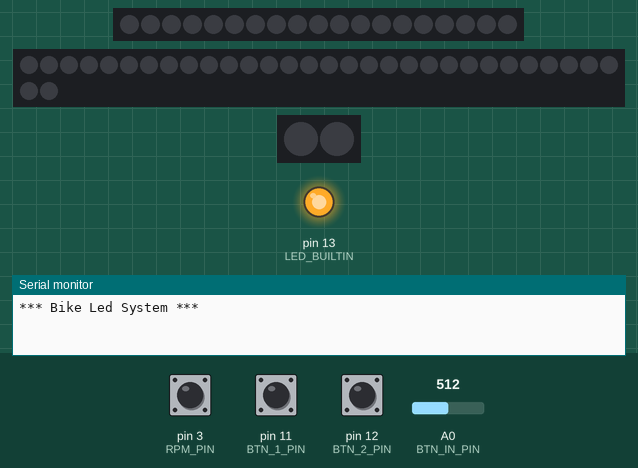
The program below on a simulated Arduino Nano, built with avr-gcc and run on an emulated ATmega328P. On the bench: 19 RGB LEDs in strip order, left to right, 32 RGB LEDs in strip order, left to right, continuing on the next row, 2 RGB LEDs in strip order, left to right, output pins drawn as LEDs (lit = HIGH), the last lines printed to the serial monitor. The inputs (shaded band) are chosen by the test bench; at power-on: pin 3 (RPM_PIN) HIGH, A0 (BTN_IN_PIN) = 512, pin 11 (BTN_1_PIN) HIGH, pin 12 (BTN_2_PIN) HIGH. The strip is taken to match the declared colour order.

Above: at 1.2 s.
1.3 s: pin 3 (RPM_PIN) pulled LOW for 0.15 s
At 1.9 s:
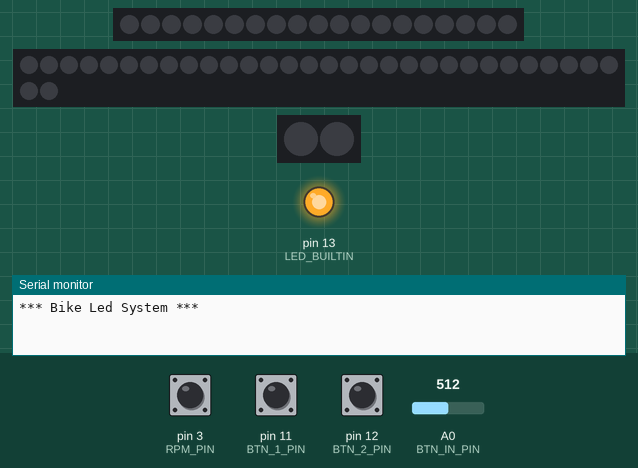
2.9 s: pin 3 (RPM_PIN) pulled LOW for 3.2 s
At 3.8 s:
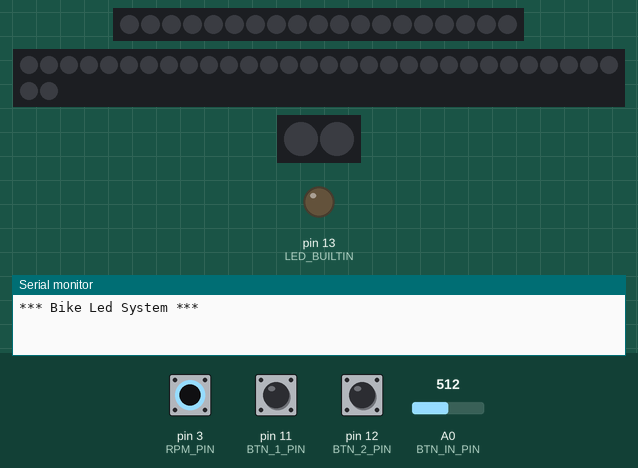
7.6 s: A0 (BTN_IN_PIN) set to 716
9.1 s: pin 11 (BTN_1_PIN) pulled LOW for 0.15 s
At 9.7 s:
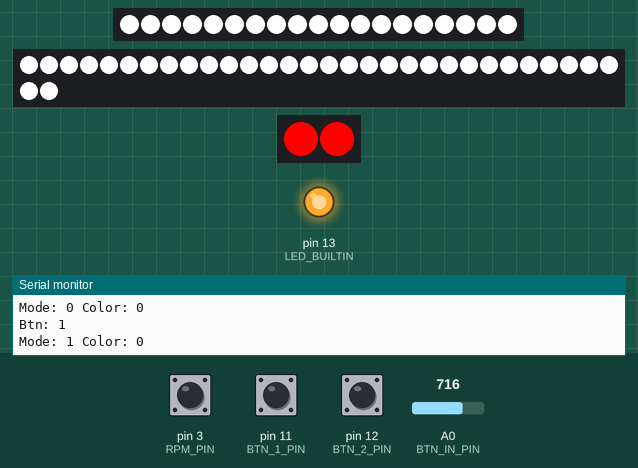
10.7 s: pin 12 (BTN_2_PIN) pulled LOW for 0.15 s
At 11.9 s:
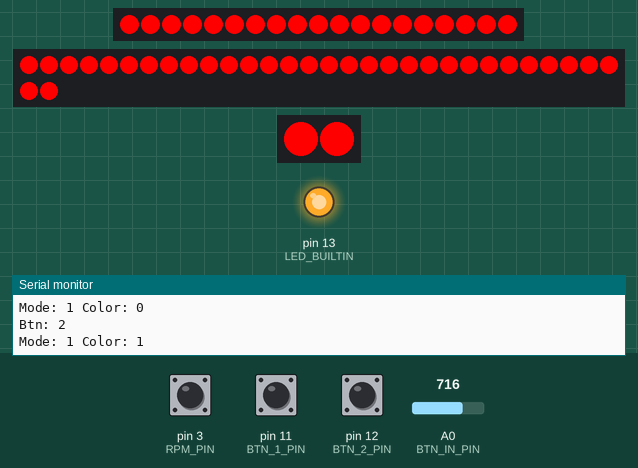
12.3 s: pin 3 (RPM_PIN) pulled LOW for 1 s
At 13.1 s:
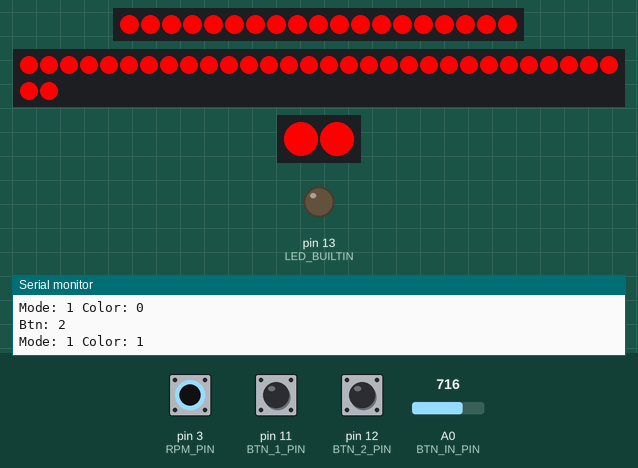
Timing chart, 0 to 15.3 s (numbered marks = the images above; inputs shaded):
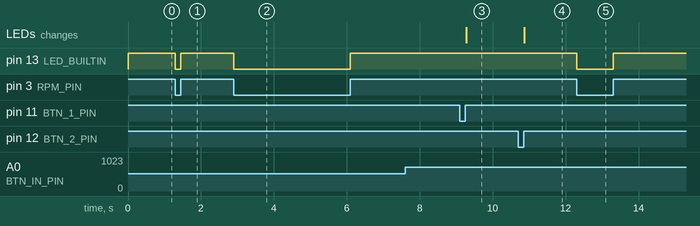

The program:

main.cpp
```cpp
//
// ***************************************************
// Bike Led Control
// ***************************************************
//
// TODO:
// - button timer tick setup
// - gauge, dark gauge
// - map rpm to gauge
// - pulsing animation
//

#include <Arduino.h>
#include <Adafruit_NeoPixel.h>
#include <TimerOne.h>
#include <EEPROM.h>

#include "leds.h"
#include "buttons.h"
#include "bike.h"

void timerTick();
void buttonPress(int button);
void buttonLongpress(int button);
void updateLedColor();
void readEEPROM();

// enum Mem { Mem_Mode, Mem_Color, Mem_ModeRPM };

enum Mode { Mode_Off, Mode_Solid, Mode_RPM, Mode_Animation };
enum ModeRPM { ModeRPM_Gauge, ModeRPM_R, ModeRPM_G, ModeRPM_B, ModeRPM_W };

Mode mode;
ModeRPM modeRPM;
uint8_t color, max_color = 5;
uint8_t anim_step;

void setup() {
    ledsBegin();
    buttonBegin(buttonPress, buttonLongpress);
    bikeBegin();

    readEEPROM();

    Serial.begin(9600);
    Serial.println("*** Bike Led System ***");

    Timer1.initialize(50);
    Timer1.attachInterrupt(timerTick);
}

void timerTick() {
    bikeOnTimerTick();
    buttonOnTimerTick();
}

unsigned long last_print = 0;

void loop() {
    bikeOnLoop();
    buttonOnLoop();
    updateLedColor();

    // if (millis() - last_print > 500) {
    //     last_print = millis();
    //     bikePrintDebug();
    // }

    delay(10);
}

void buttonPress(int button) {
    Serial.print("Btn: ");
    Serial.println(button);

    if (button == 1) {
        mode = mode >= Mode_Animation ? Mode_Off : Mode(mode + 1);
        switch (mode) {
            case Mode_Solid:
                color = 0;
            default:
                break;
        }
        // EEPROM.update(Mem_Mode, mode);

    } else if (button == 2) {
        switch (mode) {

            case Mode_Solid:
                color = color >= max_color ? 0 : color + 1;
                // EEPROM.write(Mem_Color, color);
                break;
            case Mode_RPM:
                // EEPROM.write(mem_rpm_color, rpm_color);
                break;
            default:
                break;
        }
    }

    Serial.print("Mode: ");
    Serial.print(mode);
    Serial.print(" Color: ");
    Serial.println(color);
}

void buttonLongpress(int button) {
    mode = Mode_Off;
    // EEPROM.write(Mem_Mode, mode);
}

void readEEPROM() {
    // uint8_t mem_mode = EEPROM.read(Mem_Mode);
    // uint8_t mem_color = EEPROM.read(Mem_Color);
    // uint8_t mem_mode_rpm = EEPROM.read(Mem_ModeRPM);

    mode = Mode_Off;
    color = 0;
    modeRPM = ModeRPM_Gauge;
    // mode = mem_mode == 255 ? Mode_Off : Mode(mem_mode);
    // color = mem_color == 255 ? 0 : mem_color;
    // modeRPM = mem_mode_rpm == 255 ? ModeRPM_Gauge : ModeRPM(mem_mode_rpm);
}

void updateLedColor() {
    switch (mode) {
        case Mode_Solid:
            switch (color) {
                case 0: ledsSetColor(255, 255, 255); break;
                case 1: ledsSetColor(255, 0, 0); break;
                case 2: ledsSetColor(0, 255, 0); break;
                case 3: ledsSetColor(0, 0, 255); break;
                case 4: ledsSetColor(255, 255, 0); break;
                case 5: ledsSetColor(0, 255, 255); break;
            }
            break;
        case Mode_RPM: {
            uint8_t level = max(0, min(255, map(bikeGetRPM(), 1000, 10000, 0, 255)));
            switch (modeRPM) {
                case ModeRPM_Gauge: ledsSetWheel(level);  break;
                case ModeRPM_R:     ledsSetColor(level, 0, 0); break;
                case ModeRPM_G:     ledsSetColor(0, level, 0); break;
                case ModeRPM_B:     ledsSetColor(0, 0, level); break;
                case ModeRPM_W:     ledsSetColor(level, level, level); break;
            }
            break;
        }
        case Mode_Animation:
            ledsSetWheel((millis() / 10) % 255);
            break;
        default:
            ledsSetColor(0, 0, 0);
            break;
    }

    buttonSetLight(mode == Mode_Off ? 0 : 255);
}
```

bike.cpp
```cpp
#include <Arduino.h>
#include "bike.h"

#define RPM_PIN         3
#define BUFF_L          10
#define MAX_DEL         200000UL
#define MIN_DEL         2000UL

volatile unsigned long buff[BUFF_L];
volatile unsigned int buff_i = 0;
volatile int state = 0;
volatile unsigned long last_rise = 0;
volatile unsigned long err = 0;

void bikeBegin() {
    pinMode(RPM_PIN, INPUT_PULLUP);
    // pinMode(RPM_PIN, INPUT);
    pinMode(LED_BUILTIN, OUTPUT);
}

void bikeOnTimerTick() {
    unsigned long delay = micros() - last_rise;
    if (buff[0] != 0 && delay > MAX_DEL) {
        for (int i=0; i<BUFF_L; ++i) {
            buff[i] = 0;
        }
        return;
    }

    if (state == digitalRead(RPM_PIN)) {
        return;
    }
    state = digitalRead(RPM_PIN);

    digitalWrite(LED_BUILTIN, state);

    if (state == LOW) {
        return;
    }

    if (delay < MIN_DEL) {
        err++;
        return;
    }

    last_rise = micros();

    buff[buff_i] = delay;
    buff_i = buff_i >= BUFF_L - 1 ? 0 : buff_i + 1;
}

void bikeOnLoop() {
}

int bikeGetRPM() {
    bool hasZeros = false;
    unsigned long sum = 0;
    noInterrupts();
    for (int i=0; i<BUFF_L; ++i) {
        if (buff[i] == 0) {
            hasZeros = true;
            break;
        }
        sum += buff[i];
    }
    interrupts();
    if (hasZeros) {
        return 0;
    }
    unsigned long avg = sum/BUFF_L;
    return 60000000/avg;
}

bool bikeIsOn() {
    return bikeGetRPM() > 0 || digitalRead(RPM_PIN) == LOW;
}

void bikePrintDebug() {
    noInterrupts();
    for (int i = 0; i < BUFF_L; i++) {
        Serial.print(buff[i]);
        Serial.print("-");
    }
    Serial.println();
    Serial.println(micros() - last_rise);
    Serial.println(err);
    Serial.println();
    Serial.println();
    interrupts();

    int rpm = bikeGetRPM();

    Serial.print("RPM: ");
    Serial.println(rpm);
    Serial.println();
}
```

bike.h
```cpp
void bikeBegin();
void bikeOnRPMInt();
void bikeOnTimerTick();
void bikeOnLoop();

int bikeGetRPM();
bool bikeIsOn();
void bikePrintDebug();
```

buttons.cpp
```cpp
#include <Adafruit_NeoPixel.h>
#include "buttons.h"

#define BTN_LED_PIN     4
#define BTN_IN_PIN      A0
#define BTN_1_PIN       11
#define BTN_2_PIN       12

#define BTN_LEDS        2
#define ULONG_MAX       4294967295UL
#define READ_D          1000UL
#define LONGPRESS_D     1000000UL

Adafruit_NeoPixel btn_strp;
press_ptr press_callback, longpress_callback;
unsigned long last_read = 0;

void buttonBegin(press_ptr press, press_ptr longpress) {
    press_callback = press;
    longpress_callback = longpress;

    pinMode(BTN_1_PIN, INPUT_PULLUP);
    pinMode(BTN_2_PIN, INPUT_PULLUP);

    btn_strp = Adafruit_NeoPixel(BTN_LEDS, BTN_LED_PIN, NEO_RGB + NEO_KHZ800);
    btn_strp.begin();
    btn_strp.setBrightness(255);
    btn_strp.show();
}

void buttonSetLight(uint8_t level) {
    uint32_t color = btn_strp.Color(level, 0, 0);
    for (uint16_t i = 0; i < btn_strp.numPixels(); ++i) {
        btn_strp.setPixelColor(i, color);
    }
    btn_strp.show();
}

// const int btn_lvls[] = {335, 673, 535};
const int btn_lvls[] = {258, 518, 413}; // on USB

volatile int btn_flag = 0;
volatile unsigned long btn_flag_micros = ULONG_MAX, cooldown_micros = ULONG_MAX;
volatile int btn_state = 0;
volatile bool is_longpress = false;

void buttonOnTimerTick() {
    if (micros() - last_read < READ_D) {
        return;
    }
    last_read = micros();
    if (micros() - cooldown_micros < LONGPRESS_D) {
        return;
    }
    cooldown_micros = ULONG_MAX;
    if (btn_state != 0) {
        return;
    }

    int lvl = analogRead(BTN_IN_PIN);
    int btn = 0;
    for (int i = 0; i < 3; ++i) {
        int btn_lvl = btn_lvls[i];
        if (lvl > btn_lvl - 50 && lvl < btn_lvl + 50) {
            btn = i + 1;
            break;
        }
    }

    if (btn == 0) {
        if (digitalRead(BTN_1_PIN) == LOW) {
            btn = 1;
        } else if (digitalRead(BTN_2_PIN) == LOW) {
            btn = 2;
        }
    }

    if (btn > 0 && btn == btn_flag && micros() - btn_flag_micros > LONGPRESS_D) {
        btn_state = btn;
        is_longpress = true;
        btn_flag = 0;
        btn_flag_micros = ULONG_MAX;

    } else if (btn == 0 && btn_flag > 0) {
        btn_state = btn_flag;
        is_longpress = false;
        btn_flag = 0;
        btn_flag_micros = ULONG_MAX;

    } else if (btn_flag != btn) {
        btn_flag = btn;
        btn_flag_micros = micros();
    }
}

void buttonOnLoop() {
    // Serial.print("Btnlvl: ");
    // Serial.println(analogRead(BTN_IN_PIN));

    int btn_state_copy;
    bool is_longpress_copy;
    noInterrupts();
    btn_state_copy = btn_state;
    is_longpress_copy = is_longpress;
    interrupts();
    if (btn_state_copy == 0) {
        return;
    }
    if (is_longpress_copy) {
        longpress_callback(btn_state_copy);
    } else {
        press_callback(btn_state_copy);
    }
    noInterrupts();
    if (is_longpress_copy) {
        cooldown_micros = micros();
    }
    btn_state = 0;
    is_longpress = false;
    interrupts();
}
```

buttons.h
```cpp
#include <stdlib.h>

typedef void (*press_ptr)(int);

void buttonBegin(press_ptr press, press_ptr longpress);
void buttonOnTimerTick();
void buttonOnLoop();

void buttonSetLight(uint8_t level);
```

display.cpp
```cpp
// #include "U8glib.h"

// U8GLIB_SSD1306_128X32 u8g(U8G_I2C_OPT_NONE);
// char * strings[4] = {"1", "2", "3", "4"};

// void displayBegin() {
//   u8g.setHardwareBackup(u8g_backup_avr_spi);
//   u8g.setColorIndex(1);
// }

// void displayOnLoop() {
//   u8g.firstPage();
//   do {

//     u8g.setFont(u8g_font_04b_03r);
//     u8g.drawStr(0, 8, strings[0]);
//     u8g.drawStr(0, 16, strings[1]);
//     u8g.drawStr(0, 24, strings[2]);
//     u8g.drawStr(0, 32, strings[3]);

//   //   char buf[9];
//   //   sprintf (buf, "%d", c);
//   //   u8g.drawStr(64, 24, buf);

//   } while( u8g.nextPage() );
// }

// void displayPrint(int line, char * string) {
//   strings[line] = string;
// }
```

leds.cpp
```cpp
#include <Adafruit_NeoPixel.h>
#include "leds.h"

#define STRP1_PIN       5
#define STRP2_PIN       2

#define STRP1_LEDS      19 // Tail
#define STRP2_LEDS      32 // Front
#define BRGHT           255

Adafruit_NeoPixel strp1;
Adafruit_NeoPixel strp2;

void ledsBegin() {
    strp1 = Adafruit_NeoPixel(STRP1_LEDS, STRP1_PIN, NEO_GRB + NEO_KHZ800);
    strp1.begin();
    strp1.setBrightness(BRGHT);
    strp1.show();
    strp2 = Adafruit_NeoPixel(STRP2_LEDS, STRP2_PIN, NEO_RGB + NEO_KHZ800);
    strp2.begin();
    strp2.setBrightness(BRGHT);
    strp2.show();
}

struct LedsColor {
    uint8_t r, g, b;
};

void showColor(LedsColor color) {
    uint32_t color1 = strp1.Color(color.r, color.g, color.b);
    for (uint16_t i = 0; i < strp1.numPixels(); ++i) {
        strp1.setPixelColor(i, color1);
    }
    strp1.show();
    uint32_t color2 = strp2.Color(color.r, color.g, color.b);
    for (uint16_t i = 0; i < strp2.numPixels(); ++i) {
        strp2.setPixelColor(i, color2);
    }
    strp2.show();
}

void ledsSetColor(uint8_t r, uint8_t g, uint8_t b) {
    LedsColor color = {r, g, b};
    showColor(color);
}

void ledsSetWheel(uint8_t pos) {
    pos = 255 - pos;
    LedsColor color;
    if (pos < 85) {
        color.r = 255 - pos * 3;
        color.g = 0;
        color.b = pos * 3;
    } else if(pos < 170) {
        pos -= 85;
        color.r = 0;
        color.g = pos * 3;
        color.b = 255 - pos * 3;
    } else {
        pos -= 170;
        color.r = pos * 3;
        color.g = 255 - pos * 3;
        color.b = 0;
    }
    showColor(color);
}

void ledsSetGauge(uint8_t pos) { // red yellow green blue violet
    pos = 255 - pos;
    LedsColor color;
    if (pos < 85) {
        color.r = 255 - pos * 3;
        color.g = pos * 3;
        color.b = 0;
    } else if(pos < 170) {
        pos -= 85;
        color.r = 0;
        color.g = 255 - pos * 3;
        color.b = pos * 3;
    } else {
        pos -= 170;
        color.r = pos;
        color.g = 0;
        color.b = 255 - pos * 3;
    }
    showColor(color);
}

void playStartupAnimation() {
    for (uint16_t j = 0; j < 20; j++) {
        for (uint16_t i = 0; i < strp1.numPixels(); ++i) {
            uint8_t c = i < j ? 255 : 0;
            strp1.setPixelColor(i, strp1.Color(c, c, c));
        }
        for (uint16_t i = 0; i < strp2.numPixels(); ++i) {
            uint8_t c = i < j ? 255 : 0;
            strp2.setPixelColor(i, strp2.Color(c, c, c));
        }
        strp1.show();
        strp2.show();
        delay(50);
    }
}
```

leds.h
```cpp
#include <stdlib.h>

void ledsBegin();

void ledsSetColor(uint8_t r, uint8_t g, uint8_t b);
void ledsSetWheel(uint8_t pos);
void ledsSetGauge(uint8_t pos);
```

Measured:
- after the input at 1.3 s, pin 13 (LED_BUILTIN): HIGH → LOW at once, → HIGH 0.15 s later
- after the input at 2.9 s, pin 13 (LED_BUILTIN): HIGH → LOW at once, → HIGH 3.2 s later
- after the input at 9.1 s, the LEDs: change after 0.17 s (image 3)
- after the input at 10.7 s, the LEDs: change after 0.16 s (image 4)
- after the input at 12.3 s, pin 13 (LED_BUILTIN): HIGH → LOW at once, → HIGH 1.0 s later
